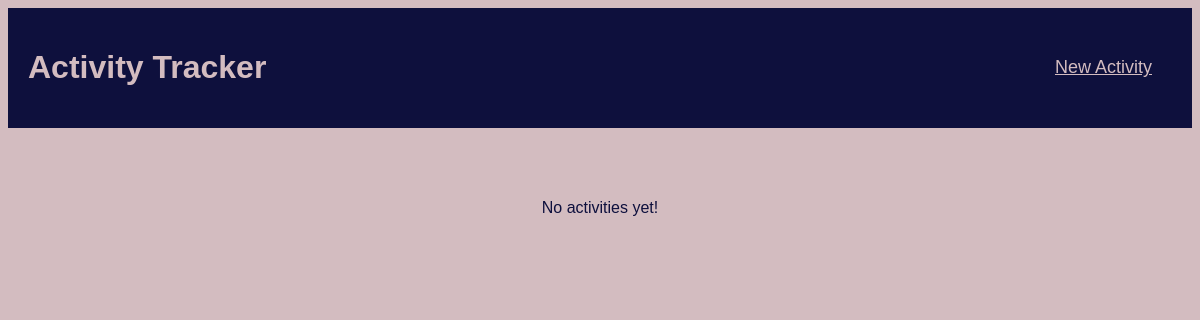
The app's page /, older data.
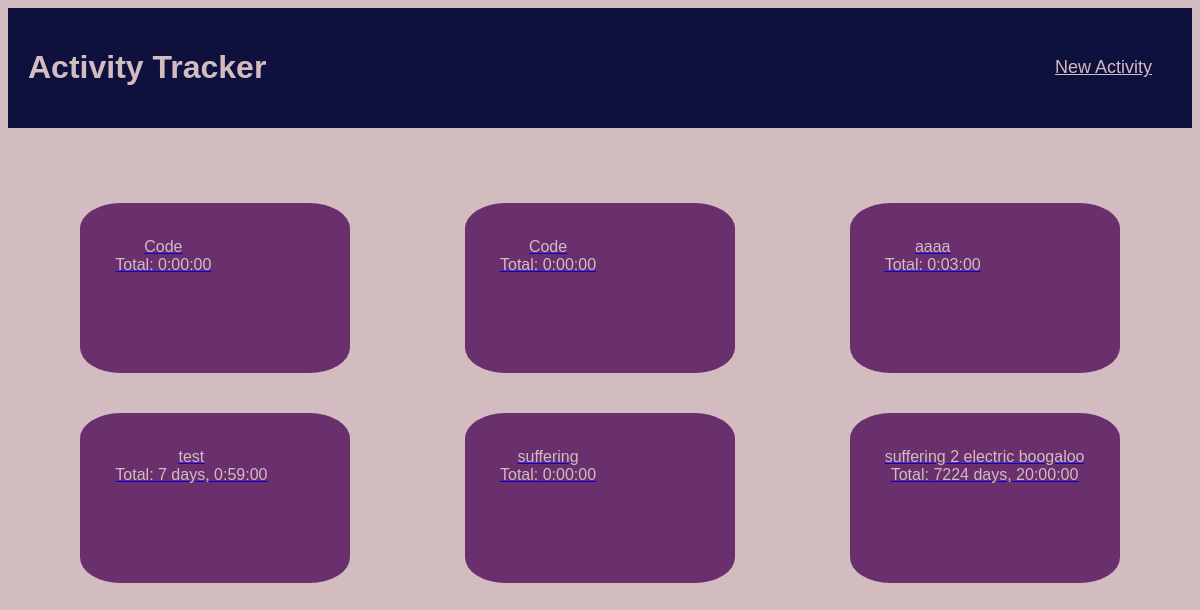
The same page, newer data.
### trackerApp/models.py (models this page shows, shortened)
class Activity(models.Model):
    id = models.BigAutoField(primary_key=True)
    name = models.TextField()
    @property
    def time_spent(self):
        delta = timedelta()
        for timelog in self.timelog_set.all():
            delta += (timelog.end_time - timelog.start_time)
        return str(delta)

class TimeLog(models.Model):
    id = models.BigAutoField(primary_key=True)
    start_time = models.DateTimeField()
    end_time = models.DateTimeField()
    activity =models.ForeignKey(Activity, on_delete=models.CASCADE)

### trackerApp/views.py (the view)
# urls.py: path("", views.index, name="index"),
def index(request):
    activities = Activity.objects.all()
    return render(request, "Tracker/index.html", {'activities': activities})

### trackerApp/templates/Tracker/index.html (shortened to what this page needs)
<!DOCTYPE html>
<html lang="en">
<head>
    <link rel="stylesheet" href='../styling.css' />
</head>
<body>
    <header class="page-title">
        <h1 >Activity Tracker</h1>
        <a href="/new_activity" class="new-link">New Activity</a>
    </header>
    <div class="spacer"></div>
    <section id="activity-list">
        {%if activities%}
            {%for activity in activities%}
            <a href="{% url 'activity' activity.id %}">
                <div
                data-activity-id="{{activity.id}}"
                class="activity-block"
                >{{activity.name}} <br>
                Total: {{activity.time_spent}} <br>
                </div>
            </a>
            {% endfor %}
        {% else %}
            <p>No activities yet!</p>
        {%endif%}
    </section>
</body>
</html>

### trackerApp/static/styling.css (style rules this page uses)
body { font-family:'Franklin Gothic Medium', 'Arial Narrow', Arial, sans-serif; background-color: rgb(211, 188, 192); color: rgb(14, 16, 61); text-align: center; align-items: center; }
.page-title { display:flex; justify-content: space-between; text-align: center; width: auto; background-color: rgb(14, 16, 61); color: rgb(211, 188, 192); text-align: left; margin: 0px; padding: 20px; }
.spacer { padding:20px; }
.new-link { align-content: center; margin: 20px; color: rgb(211, 188, 192); font-size: large; }
#activity-list { display:flex; flex-direction: row; flex-wrap: wrap; justify-content: space-around; margin: 15px; }
.activity-block { display:flex; text-align: center; width: 200px; height:100px; padding: 35px; margin:20px; border-radius: 15%; background-color: rgb(105, 48, 109); color:rgb(211, 188, 192); }

Row changes from the older to the newer data that the page shows:
added Activity: name "Code", time_spent "0:00:00"
added Activity: name "Code", time_spent "0:00:00"
added Activity: name "aaaa", time_spent "0:03:00"
added Activity: name "test", time_spent "7 days, 0:59:00"
added Activity: name "suffering", time_spent "0:00:00"
added Activity: name "suffering 2 electric boogaloo", time_spent "7224 days, 20:00:00"
Text that changed along with them:
text no longer shown: "No activities yet!"
